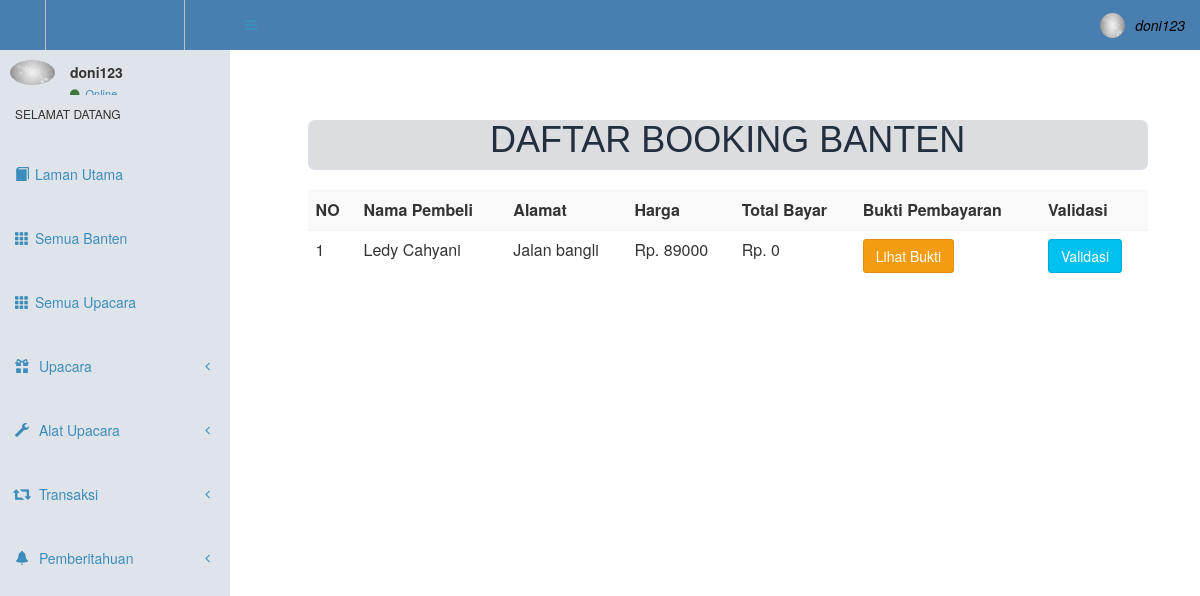
The app's page /user/banten_valid.php (signed in) with its own data.
### tables this page shows
CREATE TABLE `user` (
  `user_id` int(10) NOT NULL,
  `full_name` char(30) NOT NULL,
  `username` char(30) NOT NULL,
  `address` text NOT NULL,
  `village` int(20) NOT NULL,
  `region` int(20) NOT NULL,
  `kecamatan` int(20) NOT NULL,
  `path` varchar(200) NOT NULL,
  `email` varchar(60) NOT NULL,
  `password` varchar(20) NOT NULL,
  `repassword` varchar(20) NOT NULL,
  `birthday` date NOT NULL,
  `phone` varchar(20) NOT NULL,
  `gender` char(20) NOT NULL
);

CREATE TABLE `order_product` (
  `order_id` int(20) NOT NULL,
  `id_sarana` int(20) NOT NULL,
  `user_id` int(11) NOT NULL,
  `jumlah` int(20) NOT NULL,
  `price_product` int(20) NOT NULL,
  `price_total` int(20) NOT NULL,
  `Order_status` int(20) NOT NULL
);

### user/banten_valid.php (the view, shortened to what this page needs)
<?php
    include("../connect.php");
    $myusername = $_SESSION['login_user'];
    $get_user = "SELECT * FROM user WHERE username = '$myusername'";
    $result = $conn->query($get_user);
    $row = $result->fetch_assoc();
    $id = $row['user_id'];
?>
<html>
<head>
  <link rel="stylesheet" type="text/css" href="../asets/css/bootstrap.min.css">
  <link rel="stylesheet" href="../asets/font-awesome/css/font-awesome.min.css">
  <link rel="stylesheet" href="../asets/AdminLTE.min.css">
</head>
<body class="hold-transition skin-blue sidebar-mini">
<div class="wrapper">
  <header class="main-header" style="background-color: #487eb0; position: fixed; width: 100%;">
    <a href="../" class="logo">
      <span class="logo-lg">
        <img style="margin-top: -24px; width: 140px"; height="90px;" src="../img/logo.png">
      </span>
    </a>
    <nav class="navbar navbar-static-top">
      <a href="#" class="sidebar-toggle" data-toggle="push-menu" role="button">
      </a>
      <div class="navbar-custom-menu">
        <ul class="nav navbar-nav">
          <li class="dropdown user user-menu">
            <a href="#" class="dropdown-toggle" data-toggle="dropdown">
              <img <?php echo "src=../".$row['path']."" ?> class="user-image" alt="User Image">
              <span class="hidden-xs" style="color: black"><i><?php echo $myusername ?></i></span>
            </a>
          </li>
        </ul>
      </div>
    </nav>
  </header>
  <aside class="main-sidebar" style="background-color: rgb(223, 228, 234); position : fixed">
    <section class="sidebar">
      <div class="user-panel">
        <div class="pull-left image">
          <img <?php echo "src=../".$row['path']."" ?> class="img-circle" alt="User Image">
        </div>
        <div class="pull-left info">
          <p><?php echo $myusername ?></p>
          <a href="#"><i class="fa fa-circle text-success"></i> Online</a>
        </div>
      </div>
      <div class="sidenu">
      <ul class="sidebar-menu" data-widget="tree">
        <li class="header">SELAMAT DATANG</li>
        <li style="margin-top: 20px;" class="active treeview">
          <a href="#" class="dashboard">
            <i class="glyphicon glyphicon-book"></i><span>Laman Utama</span>
          </a>
        </li>
        <li style="margin-top: 20px;">
          <a href="index.php" class="dashboard">
            <i class="glyphicon glyphicon-th"></i><span>Semua Banten</span>
          </a>
        </li>
        <li style="margin-top: 20px;">
          <a href="allup.php" class="dashboard">
            <i class="glyphicon glyphicon-th"></i><span>Semua Upacara</span>
          </a>
        </li>
        <li style="margin-top: 20px;" class="treeview">
          <a href="#">
            <i class="glyphicon glyphicon-gift"></i>
            <span>Upacara</span>
            <span class="pull-right-container">
              <i class="fa fa-angle-left pull-right"></i>
            </span>
          </a>
        </li>
        <li style="margin-top: 20px;" class="treeview">
          <a href="#">
            <i class="glyphicon glyphicon-wrench"></i>
            <span>Alat Upacara</span>
            <span class="pull-right-container">
              <i class="fa fa-angle-left pull-right"></i>
            </span>
          </a>
        </li>
        <li style="margin-top: 20px;" class="treeview">
          <a href="#">
            <i class="glyphicon glyphicon-retweet"></i> <span>Transaksi</span>
            <span class="pull-right-container">
              <i class="fa fa-angle-left pull-right"></i>
            </span>
          </a>
        </li>
        <li style="margin-top: 20px;" class="treeview">
          <a href="#">
            <i class="glyphicon glyphicon-bell"></i> <span>Pemberitahuan</span>
            <span class="pull-right-container">
              <i class="fa fa-angle-left pull-right"></i>
            </span>
          </a>
        </li>
      </ul>
    </div>
    </section>
  </aside>
  <div class="content-wrapper" style="background-color: white">
      <div style="margin-left: 8%; margin-right: 5%; height: 100%;" class="isi">
        <div style="margin-top:100px; position: absolute; width: 100%" class="tampil">
          <div id="v_banten">
              <div class="pembatas" style="width: 70%; height: 50px; background-color: #dcdde1; border-radius: 7px">
                <h1 style="text-align: center; color: #222f3e;">DAFTAR BOOKING BANTEN</h1>
              </div><br>
              <table class="table table-striped" style="width: 70%;">
                <tr>
                  <th>NO </th>
                  <th>Nama Pembeli </th>
                  <th>Alamat </th>
                  <th>Harga </th>
                  <th>Total Bayar </th>
                  <th>Bukti Pembayaran</th>
                  <th>Validasi </th>
              </tr>
                <?php
                  include '../connect.php';
                  $queba = "SELECT order_product.price_product, order_product.order_id, sarana.sar_nama, order_product.price_total, user.full_name, user.address FROM order_product, user JOIN sarana WHERE order_product.id_sarana = sarana.sarana_id AND order_product.user_id=user.user_id AND sarana.user_id = '$id' AND order_product.order_status = 0";
                  $result = $conn->query($queba);
                  $total = mysqli_num_rows($result);
                  if ($total > 0) {
                    $x = 1;
                    while ($rowba = mysqli_fetch_array($result)) {
                      echo "<tr border='1'>";
                      echo "<td>" .$x. "</td><td>" .$rowba["full_name"]. "</td><td>" . $rowba["address"]. "</td><td>Rp. " . $rowba["price_product"]. "</td><td> Rp. " . $rowba["price_total"]."</td>";
                      echo "<td><a href='v_bukti_banten.php?data_id=".$rowba['order_id']."' class='btn btn-warning' id='custId' data-toggle='modal'>Lihat Bukti</a></td>";
                      echo "<td><a href='b_valid.php?data_id=".$rowba['order_id']."' class='btn btn-info' id='custId' data-toggle='modal'>Validasi</a></td>";
                      echo "</tr>";
                      $x = $x+1;
                    }
                  }else{
                     echo "Belum Ada Pendaftar";
                  }
                ?>
              </table>
            </div>
        </div>
      </div>
  </div>
</div>
</body>
</html>

### records on screen
user: path (picture)
order_product: user.full_name "Ledy Cahyani", user.address "Jalan bangli", price_product "89000", price_total "0"

### other values on screen
$myusername "doni123"
